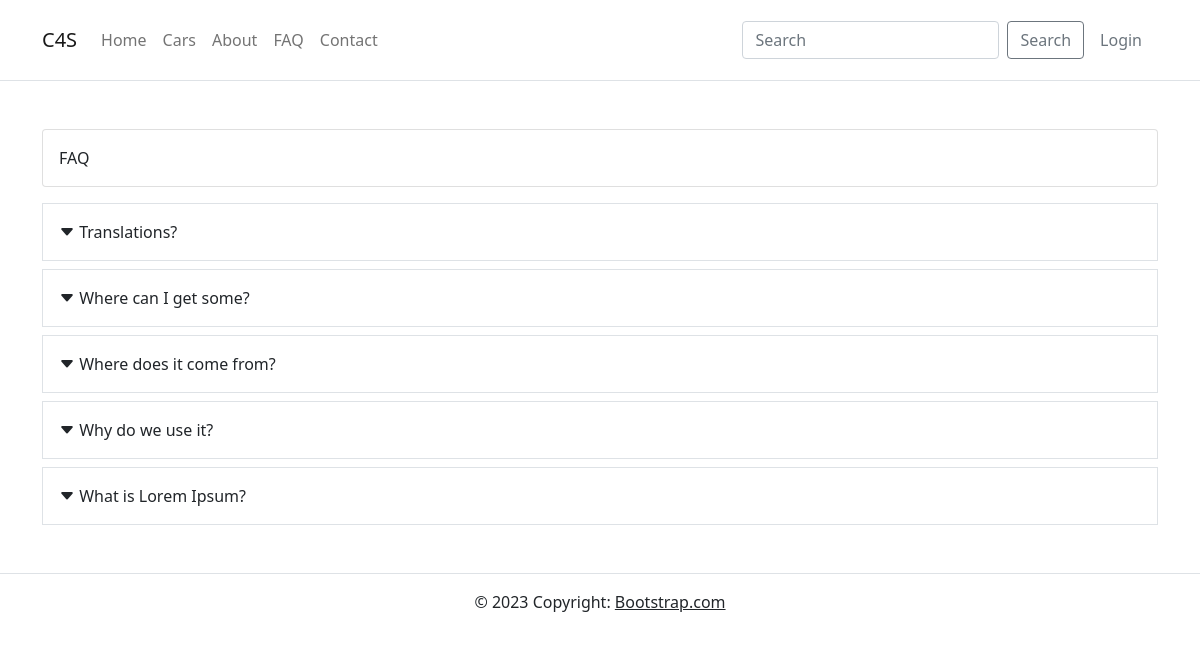
The app's page /faq.php with its own data.
### tables this page shows
CREATE TABLE IF NOT EXISTS `faq` (
  `id` int(11) NOT NULL AUTO_INCREMENT,
  `question` text NOT NULL,
  `answer` longtext NOT NULL,
  PRIMARY KEY (`id`)
);

### faq.php (the view, shortened to what this page needs)
<?php
    include "config/db.php";
    include "inc/head.php";
    include "inc/navbar.php";
?>
<div class="container">
    <section class="mt-5">
        <div class="card mb-3">
            <div class="card-body">
                FAQ
            </div>
        </div>
            <div class="mb-3">
                <?php
                    $rows = mysqli_query($conn, "select * FROM faq ORDER BY id DESC");
                    foreach ($rows as $key => $row) :
                ?>
                <div class="p-3 mb-2 border">
                    <a class="text-dark text-decoration-none" data-bs-toggle="collapse" href="#faq<?php echo $row['id']; ?>" role="button" aria-expanded="false" aria-controls="faq<?php echo $row['id']; ?>">
                        <i class="bi bi-caret-down-fill"></i> <?php echo $row['question']; ?>
                    </a>
                </div>
                <?php
                    endforeach;
                ?>
            </div>
    </section>
</div>
<?php
    include "inc/footer.php";
?>

### records on screen
faq: question "Translations?"
faq: question "Where can I get some?"
faq: question "Where does it come from?"
faq: question "Why do we use it?"
faq: question "What is Lorem Ipsum?"
